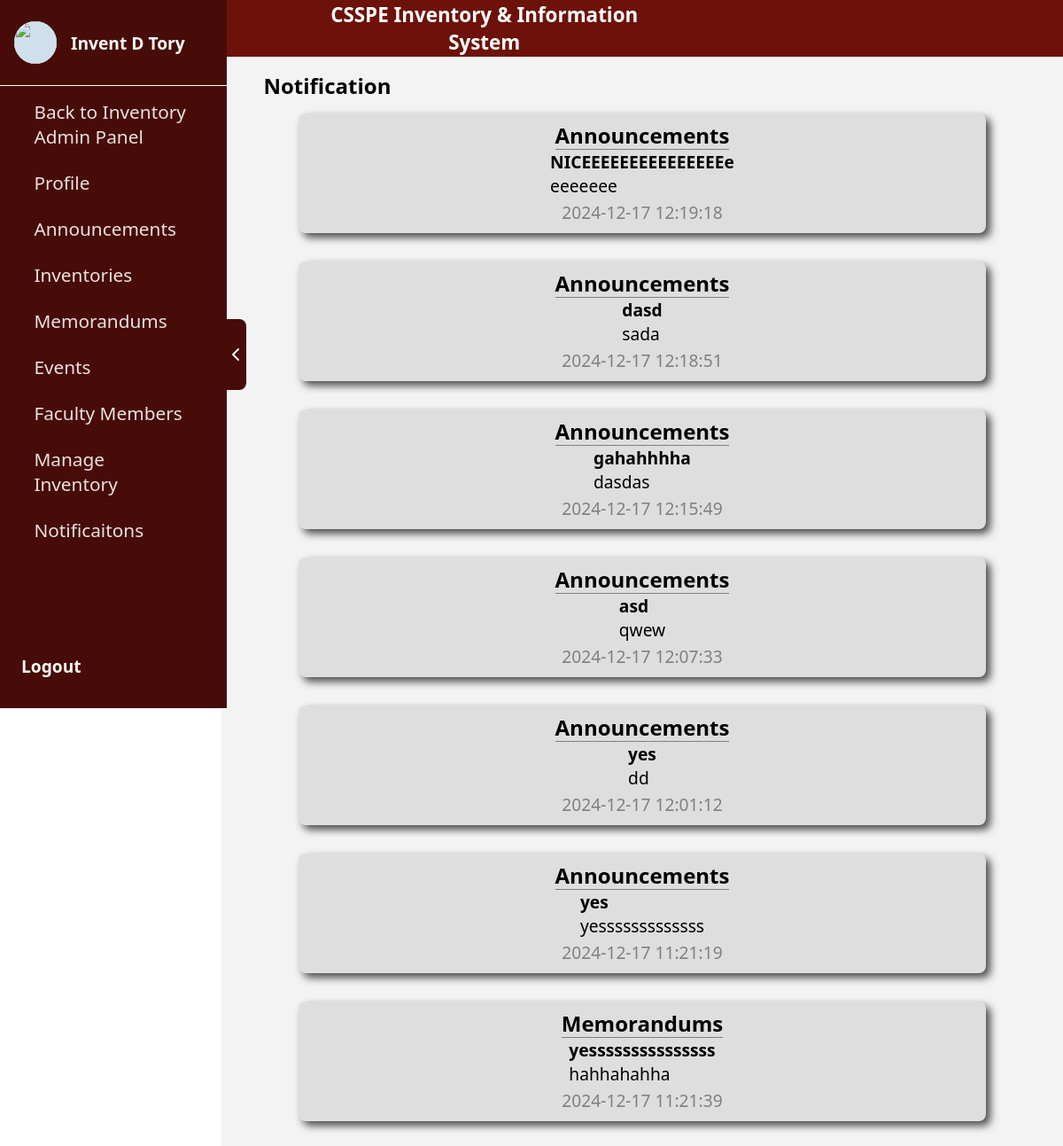
The page /inventoryAdmin/homePage/notification.php (signed in) on the database its author committed.
### tables this page shows
CREATE TABLE `users` (
  `id` int(11) NOT NULL,
  `first_name` varchar(100) NOT NULL,
  `last_name` varchar(100) NOT NULL,
  `middle_name` varchar(100) DEFAULT NULL,
  `email` varchar(255) NOT NULL,
  `address` text NOT NULL,
  `contact_no` varchar(15) NOT NULL,
  `rank` enum('Instructor','Assistant Professor','Associate Professor','Professor') NOT NULL,
  `password` varchar(255) NOT NULL,
  `created_at` timestamp NOT NULL DEFAULT current_timestamp(),
  `role` varchar(50) NOT NULL DEFAULT 'Instructor',
  `image` varchar(255) DEFAULT NULL,
  `department` varchar(255) NOT NULL
);

CREATE TABLE `notifications` (
  `id` int(11) NOT NULL,
  `title` varchar(255) NOT NULL,
  `description` text DEFAULT NULL,
  `uploaded_at` timestamp NOT NULL DEFAULT current_timestamp(),
  `type` enum('Memorandums','Announcements') NOT NULL,
  `is_read` tinyint(1) DEFAULT 0
);

### inventoryAdmin/homePage/notification.php (the view, shortened to what this page needs)
<?php
require_once '../../conn/conn.php';
$inventoryAdminId = $_SESSION['user_id'];
$query = "SELECT first_name, middle_name, last_name FROM users WHERE id = ?";
$stmt = $conn->prepare($query);
$stmt->bind_param("i", $inventoryAdminId);
$stmt->execute();
$result = $stmt->get_result();
if ($result->num_rows > 0) {
    $row = $result->fetch_assoc();
    $fullName = trim($row['first_name'] . ' ' . $row['middle_name'] . ' ' . $row['last_name']);
} else {
    $fullName = "User Not Found";
}
$query = "SELECT type, title, description, DATE_FORMAT(uploaded_at, '%Y-%m-%d %H:%i:%s') AS formatted_date
          FROM notifications
          ORDER BY uploaded_at DESC";
$result = $conn->query($query);
$notifications = [
    'Announcements' => [],
    'Memorandums' => []
];
if ($result->num_rows > 0) {
    while ($row = $result->fetch_assoc()) {
        $notifications[$row['type']][] = $row;
    }
}
?>
<!DOCTYPE html>
<html lang="en">
<head>
    <link rel="stylesheet" href="/dionSe/assets/css/organization.css">
    <link rel="stylesheet" href="/dionSe/assets/css/sidebar.css">
    <link rel="stylesheet" href="/dionSe/assets/css/notificationHome.css">
</head>
<body>
    <div class="body">
        <div class="sidebar">
            <div class="sidebarContent">
                <div class="arrowContainer" style="margin-left: 80rem;" id="toggleButton">
                    <div class="subArrowContainer">
                        <img class="hideIcon" src="/dionSe/assets/img/arrow.png" alt="">
                    </div>
                </div>
            </div>
            <div class="userContainer">
                <div class="subUserContainer">
                    <div class="userPictureContainer">
                        <div class="subUserPictureContainer">
                            <img class="subUserPictureContainer" src="/dionSe/assets/img/CSSPE.png" alt="">
                        </div>
                    </div>
                    <div class="userPictureContainer1">
                        <p><?php echo $fullName; ?></p>
                    </div>
                </div>
                <div class="navContainer">
                    <div class="subNavContainer">
                        <a href="../index.php">
                            <div class="buttonContainer1">
                                <div class="nameOfIconContainer">
                                    <p>Back to Inventory Admin Panel</p>
                                </div>
                            </div>
                        </a>
                        <a href="../homePage/profile.php">
                            <div class="buttonContainer1">
                                <div class="nameOfIconContainer">
                                    <p>Profile</p>
                                </div>
                            </div>
                        </a>
                        <a href="../homePage/announcement.php">
                            <div class="buttonContainer1">
                                <div class="nameOfIconContainer">
                                    <p>Announcements</p>
                                </div>
                            </div>
                        </a>
                        <a href="../homePage/borrowing.php">
                            <div class="buttonContainer1">
                                <div class="nameOfIconContainer">
                                    <p>Inventories</p>
                                </div>
                            </div>
                        </a>
                        <a href="../homePage/memorandumHome.php">
                            <div class="buttonContainer1">
                                <div class="nameOfIconContainer">
                                    <p>Memorandums</p>
                                </div>
                            </div>
                        </a>
                        <a href="../homePage/events.php">
                            <div class="buttonContainer1">
                                <div class="nameOfIconContainer">
                                    <p>Events</p>
                                </div>
                            </div>
                        </a>
                        <a href="../homePage/members.php">
                            <div class="buttonContainer1">
                                <div class="nameOfIconContainer">
                                    <p>Faculty Members</p>
                                </div>
                            </div>
                        </a>
                        <a href="../homePage/organization.php">
                            <div class="buttonContainer1">
                                <div class="nameOfIconContainer">
                                    <p>Manage Inventory</p>
                                </div>
                            </div>
                        </a>
                        <a href="../homePage/notification.php">
                            <div class="buttonContainer1">
                                <div class="nameOfIconContainer">
                                    <p>Notificaitons</p>
                                </div>
                            </div>
                        </a>
                    </div>
                </div>
                <div class="subUserContainer">
                    <a href="../../logout.php">
                        <div style="margin-left: 1.5rem;" class="userPictureContainer1">
                            <p>Logout</p>
                        </div>
                    </a>
                </div>
            </div>
        </div>
        <div class="mainContainer" style="margin-left: 250px;">
            <div class="container">
                <div class="headerContainer">
                    <div class="subHeaderContainer">
                        <div class="logoContainer">
                        </div>
                        <div class="collegeNameContainer">
                            <p>CSSPE Inventory & Information System</p>
                        </div>
                    </div>
                </div>
                <div class="textContainer">
                    <p class="text">Notification</p>
                </div>
                <div class="dashboardContainer">
                    <?php foreach ($notifications as $type => $notificationList): ?>
                        <?php if (!empty($notificationList)): ?>
                            <?php foreach ($notificationList as $notification): ?>
                                <div class="notificationContainer">
                                    <div class="subNotificaitonContainer">
                                        <div class="type">
                                            <p><?php echo htmlspecialchars($type); ?></p>
                                        </div>
                                        <div class="messageContainer">
                                            <p><strong><?php echo htmlspecialchars($notification['title']); ?></strong></p>
                                            <p><?php echo htmlspecialchars($notification['description']); ?></p>
                                        </div>
                                        <div class="dateContainer">
                                            <p><?php echo $notification['formatted_date']; ?></p>
                                        </div>
                                    </div>
                                </div>
                            <?php endforeach; ?>
                        <?php else: ?>
                            <p>No <?php echo htmlspecialchars($type); ?> available.</p>
                        <?php endif; ?>
                    <?php endforeach; ?>
                </div>
            </div>
        </div>
    </div>
</body>
</html>

### assets/css/organization.css (style rules this page uses)
* { padding: 0; margin: 0; font-family: system-ui, -apple-system, BlinkMacSystemFont, 'Segoe UI', Roboto, Oxygen, Ubuntu, Cantarell, 'Open Sans', 'Helvetica Neue', sans-serif; }
.body, .popup { background-color: rgb(243, 243, 243); display: grid; grid-template-columns: 1fr; height: 100vh; }
.mainContainer { background-color: rgb(243, 243, 243); }
.headerContainer { height: 4rem; background-color: rgb(109, 18, 10); display: flex; gap: 0.5rem; flex-direction: row; }
.subHeaderContainer { height: 100%; width: 4rem; margin-left: 1rem; display: flex; align-items: center; justify-content: center; }
.collegeNameContainer { height: 100%; display: flex; align-items: center; justify-content: center; font-size: 2rem; color: white; display: none; }
.container { height: 100%; display: flex; align-items: center; flex-direction: column; width: 100%; }
.textContainer { height: 4rem; display: flex; align-items: center; justify-content: center; font-size: min(2rem, 1.5rem); font-weight: bold; width: 100%; }
.collegeNameContainer { height: 100%; display: flex; align-items: center; justify-content: center; font-size: 2rem; color: white; display: none; width: 30rem; }
.logoContainer { height: 100%; width: 4rem; display: flex; justify-content: center; align-items: center; }
.headerContainer { height: 4rem; width: 100%; }
.subHeaderContainer { display: flex; justify-content: center; align-items: center; flex-direction: row; gap: 0.5rem; }
@media only screen and (min-width: 601px) { .subHeaderContainer { width: 31rem; } }
@media only screen and (min-width: 601px) { .collegeNameContainer { display: flex; font-size: 1.4rem; font-weight: bold; } }
@media only screen and (min-width: 601px) { .textContainer { justify-content: left; } }
@media only screen and (min-width: 601px) { .text { margin-left: 5%; } }

### assets/css/sidebar.css (style rules this page uses)
body { margin: 0; padding: 0; overflow-x: hidden; font-family: system-ui, -apple-system, BlinkMacSystemFont, 'Segoe UI', Roboto, Oxygen, Ubuntu, Cantarell, 'Open Sans', 'Helvetica Neue', sans-serif; }
.userContainer { height: 100%; display: flex; align-items: center; justify-content: space-between; flex-direction: column; }
.subUserContainer { height: 6rem; width: 100%; display: grid; grid-template-columns: 5rem 1fr; border-bottom: solid snow 1px; cursor: pointer; }
.userPictureContainer { height: 100%; display: flex; align-items: center; justify-content: center; }
.userPictureContainer1 { height: 100%; display: flex; align-items: center; color: snow; font-size: 1.2rem; font-weight: bold; }
.subUserPictureContainer { height: 3rem; width: 3rem; border-radius: 5rem; background: rgb(207, 224, 236); display: flex; align-items: center; justify-content: center; }
.navContainer { width: 100%; }
.subNavContainer { height: 36rem; width: 100%; display: flex; flex-direction: column; gap: 1.5rem; }
.buttonContainer1 { display: flex; align-items: center; justify-content: center; flex-direction: row; height: 100%; width: 100%; transition: all 0.15s; cursor: pointer; }
.nameOfIconContainer { height: 100%; width: 70%; display: flex; align-items: center; color: rgba(255, 250, 250, 0.893); font-size: 1.3rem; transition: all 0.15s }
a { text-decoration: none; }
.sidebar { position: fixed; top: 0; left: 0; width: 16rem; height: 100vh; background-color: rgb(71, 12, 7); transition: transform 0.3s ease-in-out; }
.mainContainer { margin-left: 210px; text-align: center; transition: margin-left 0.3s ease-in-out; display: flex; justify-content: center; }
.arrowContainer { height: 100%; width: 1.5rem; right: -1.4rem; display: flex; align-items: center; justify-content: center; position: absolute; }
.subArrowContainer { width: 100%; height: 5rem; border-radius: -10rem; background-color: rgb(71, 12, 7); border-radius: 0 0.5rem 0.5rem 0; display: flex; align-items: center; justify-content: center; cursor: pointer; }
.hideIcon { height: 1.5rem; animation: rotateLeft 0.5s linear; }

### rows shown on the page
users: fullName "Invent D Tory"
notifications: type "Announcements", title "NICEEEEEEEEEEEEEEEe", description "eeeeeee", formatted_date "2024-12-17 12:19:18"
notifications: type "Announcements", title "dasd", description "sada", formatted_date "2024-12-17 12:18:51"
notifications: type "Announcements", title "gahahhhha", description "dasdas", formatted_date "2024-12-17 12:15:49"
notifications: type "Announcements", title "asd", description "qwew", formatted_date "2024-12-17 12:07:33"
notifications: type "Announcements", title "yes", description "dd", formatted_date "2024-12-17 12:01:12"
notifications: type "Announcements", title "yes", description "yesssssssssssss", formatted_date "2024-12-17 11:21:19"
notifications: type "Memorandums", title "yesssssssssssssss", description "hahhahahha", formatted_date "2024-12-17 11:21:39"
